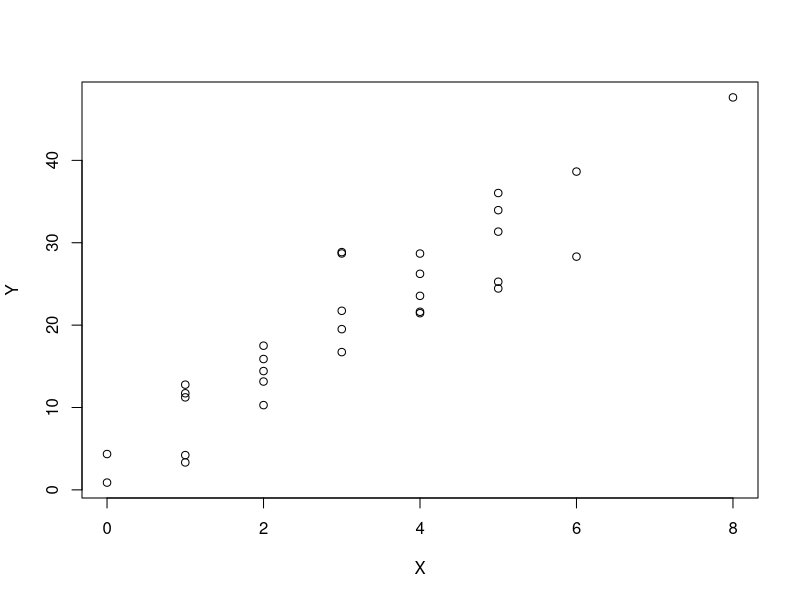
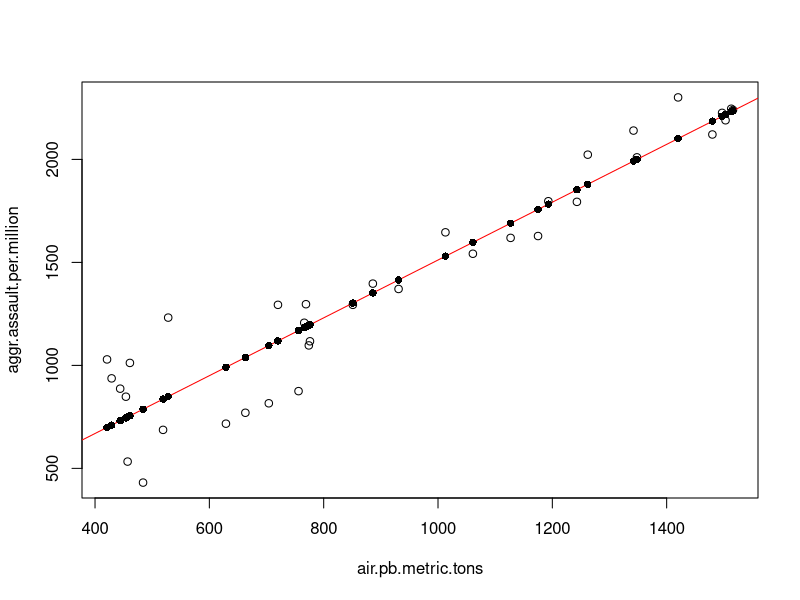
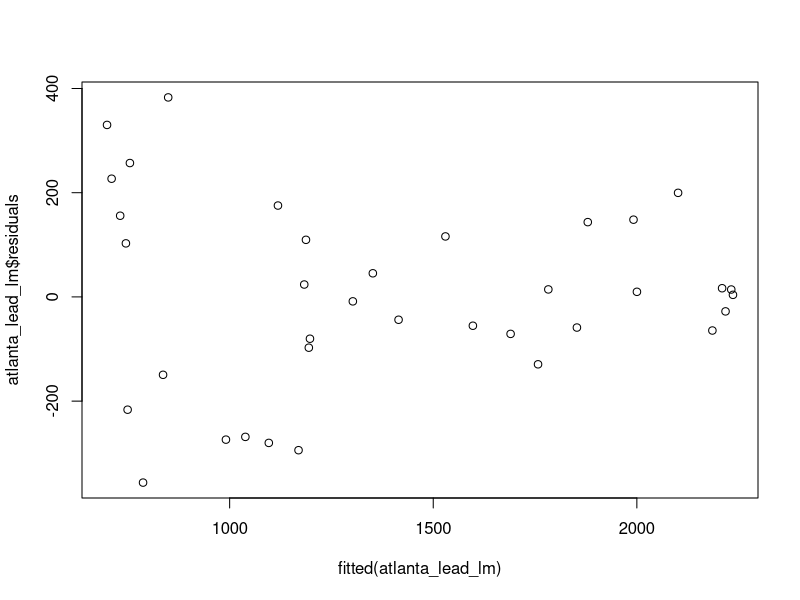
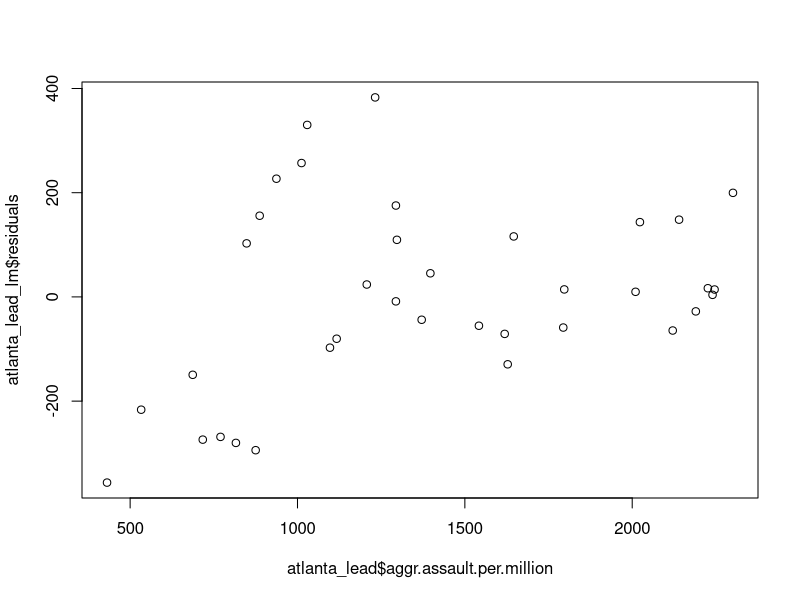
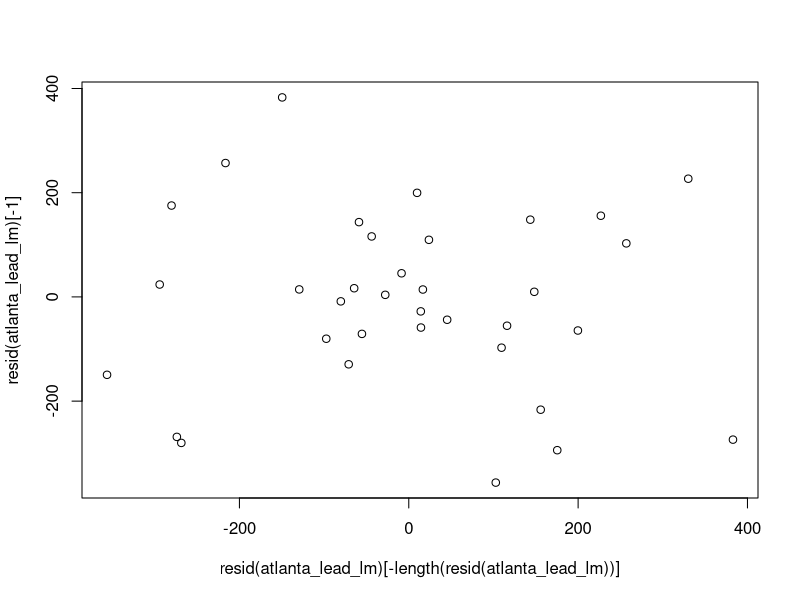
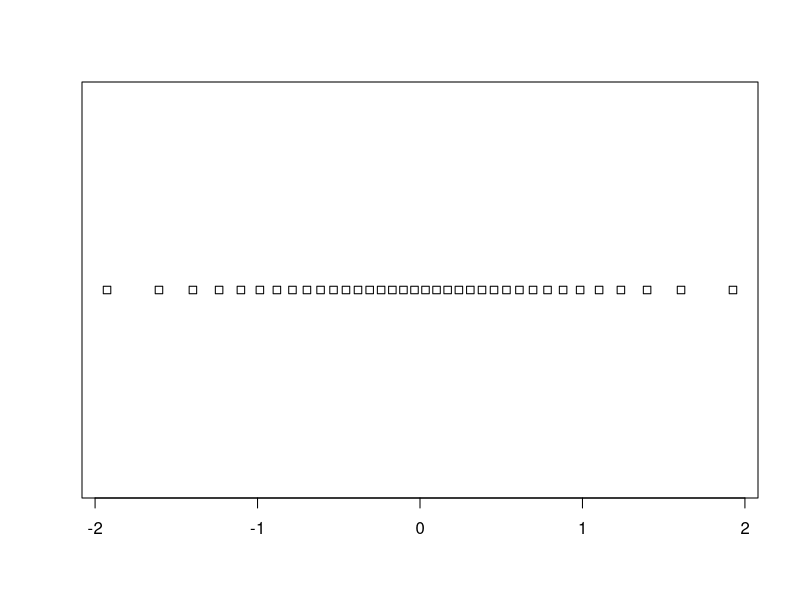
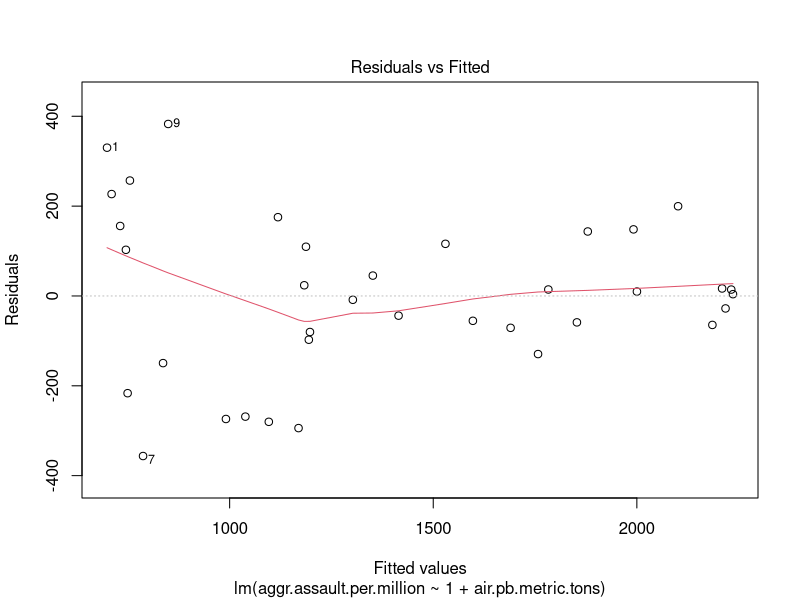
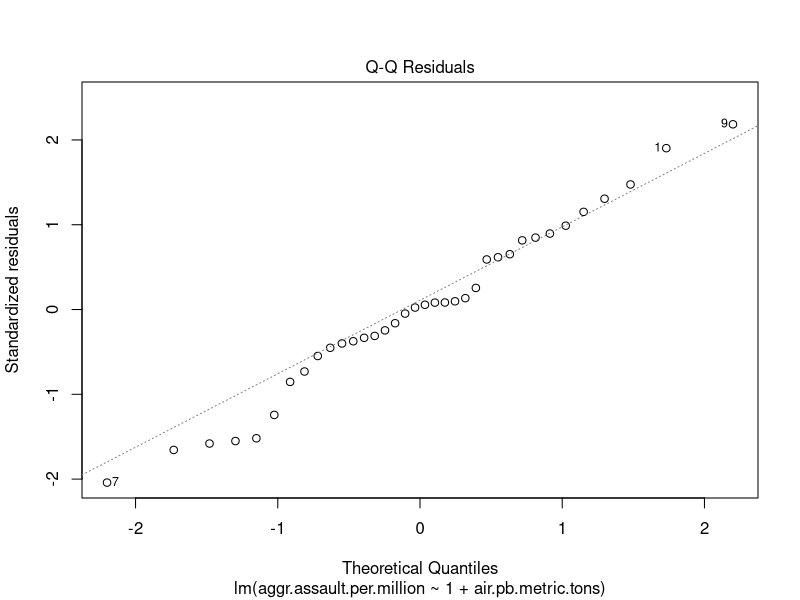

Recreate these plots in R, in order.
## ---- chunk 1
knitr::opts_chunk$set(echo = TRUE)
## ---- chunk 2
#There is no assumption that X follows any particular distribution
X <- rpois(30, lambda=3)
e <- rnorm(30, mean=0, sd=4)

Y <- 5 + 5*X + e

plot(X, Y)
## ---- chunk 3
lead_data <- read.csv("data/lead.csv")
atlanta_lead <- subset(lead_data, city=="Atlanta")
summary(atlanta_lead)

# if we call lm without storing it to a object
lm(aggr.assault.per.million ~ 1 + air.pb.metric.tons, data=atlanta_lead)
## ---- chunk 4
atlanta_lead_lm <- lm(aggr.assault.per.million ~ 1 + air.pb.metric.tons, data=atlanta_lead)
summary(atlanta_lead_lm)
## ---- chunk 5
plot(aggr.assault.per.million ~ air.pb.metric.tons, data=atlanta_lead)
abline(atlanta_lead_lm, col="red")

points(y=fitted(atlanta_lead_lm), x=atlanta_lead$air.pb.metric.tons, pch=16 )
## ---- chunk 6
atlanta_lead_lm$residuals
# or resid(atlanta_lead_lm)
# or residuals(atlanta_lead_lm)
## ---- chunk 7
plot(y=atlanta_lead_lm$residuals,
     x=fitted(atlanta_lead_lm))
## ---- chunk 8
plot(y=atlanta_lead_lm$residuals,
     x=atlanta_lead$aggr.assault.per.million)

## ---- chunk 9
#we look at the correlation between residuals and the 
# next residual
plot(x=resid(atlanta_lead_lm)[-length(resid(atlanta_lead_lm))], y= resid(atlanta_lead_lm)[-1])
#we're looking for independence between the residual values - no shape 
## ---- chunk 10
n <- nrow(atlanta_lead)

# Let's look at what 36 equally spaced quantiles would be
(1:36)/(37)

qs <- qnorm((1:36)/(37))
stripchart(qs)
## ---- chunk 11
plot(atlanta_lead_lm)
#You can run this to get just the first two plots
plot(atlanta_lead_lm, which=1:2)
## ---- chunk 12
par(mar=c(0,0,0,0))
par(mfrow=c(3,3))
qqnorm(rnorm(n))
qqnorm(rnorm(n))
qqnorm(rnorm(n))
qqnorm(rnorm(n))
qqnorm(rnorm(n))
qqnorm(rnorm(n))
qqnorm(rnorm(n))
qqnorm(rnorm(n))
qqnorm(rnorm(n))
par(mfrow=c(1,1))

#also the qqPlot function in the car library adds a 95% tolerance band
library(car)
qqPlot(residuals(atlanta_lead_lm))
## ---- chunk 13
summary(atlanta_lead_lm)

## ---- chunk 14
t <- (1.40375-1.3)/.08112

## ---- chunk 15
pt(t, df=34, lower.tail=FALSE)
## ---- chunk 16
predict(atlanta_lead_lm, newdata=data.frame(air.pb.metric.tons=1300))
## ---- chunk 17
predict(atlanta_lead_lm, newdata=data.frame(air.pb.metric.tons=1300), interval="confidence", level=.95)
## ---- chunk 18
predict(atlanta_lead_lm, newdata=data.frame(air.pb.metric.tons=1300), interval="prediction")
## ---- chunk 19
NMC <- 1000
b0 <- 0
b1 <- 1
plot(x=NA, y=NA, xlim=c(400,1400), ylim=c(0, 2000))
for(i in 1:NMC){
  #Generate data from a linear model
  X <- runif(30, 400, 1400)
  err <- rnorm(30, 0, sd=100)
  Y <- 100 + 1.4 * X + err

  myFit <- lm(Y ~ X)
  b0[i] <- unname(coefficients(myFit)[1])
  b1[i] <- unname(coefficients(myFit)[2])
  abline(myFit, col=rgb(0,0,0,.25))
}
y.est <- b0 + 1300*b1
quantile(y.est, c(.025, .975))
## ---- chunk 20
X <- rep(1300, 1000)
y.pred <- 100 + 1.4 * X + rnorm(1000, 0, sd=100)
quantile(y.pred, c(.025, .975))
## ---- chunk 21
par(mfrow=c(3,3))
par(mar=c(2,2,1,0))
scalar <- c(.1,1,10)
for(i in 1:3){
  for(j in 1:3){
    X <- seq(scalar[i]*1, scalar[i]*30, length.out=30)
    Y <- 10 + 2 * X + rnorm(length(X), 0, sd=5*scalar[j])
    plot(X, Y, main=ifelse(i==1, paste0("sigma=",5*scalar[j]),""))
    abline(lm(Y~X))    
  }
}


## ---- chunk 22
slopes <- 0; intercepts <- 0; #empty vectors
set.seed(1)
for(i in 1:500){
  X <- runif(30, min=10, max=20)
  Y <- 10 + 2 * X + rnorm(30, mean=0, sd=5)
  
  if(i==1){
    plot(X,Y)
  }
  linearFit <- lm(Y~X)
  abline(linearFit, col=rgb(0,0,0,.1))
  slopes[i] <- coef(linearFit)[2]
  intercepts[i] <- coef(linearFit)[1]
}
abline(a=10, b=2, col="red")
## ---- chunk 23
sd(intercepts)
sd(slopes)
## ---- chunk 24
summary(linearFit)$coefficients
## ---- chunk 25
Ylm <- lm(Y~X)
xrng <- seq(10,20,.5)
## ---- chunk 26
predict(Ylm, newdata=data.frame(X=16))
## ---- chunk 27
predict(Ylm, newdata=data.frame(X=16), interval="confidence")
## ---- chunk 28
CIconf <- predict(Ylm, newdata=data.frame(X=xrng), interval="confidence")
plot(X,Y)
abline(Ylm)
abline(10,2, col="red")
lines(x=xrng, y=CIconf[,2], col="black", lty=2)
lines(x=xrng, y=CIconf[,3], col="black", lty=2)
## ---- chunk 29
predict(Ylm, newdata=data.frame(X=16), interval="confidence")
## ---- chunk 30
10+2*16
## ---- chunk 31
contains42 <- 0
NMC <- 1000
for(i in 1:NMC){
  X <- runif(30, min=10, max=20)
  Y <- 10 + 2 * X + rnorm(30, mean=0, sd=5)
  Ylm <- lm(Y~X)
  CI <- predict(Ylm, newdata=data.frame(X=16), interval="confidence")[,2:3]
  contains42[i] <- CI[1]<=42 & CI[2]>=42
}
mean(contains42) #proportion of TRUEs in the results
## ---- chunk 32
Ylm <- lm(Y~X)
xrng <- seq(10,20,.5)
CIconf <- predict(Ylm, newdata=data.frame(X=xrng), interval="confidence")
CIpred <- predict(Ylm, newdata=data.frame(X=xrng), interval="prediction")
plot(X,Y)
abline(Ylm)
abline(10,2, col="red")
lines(x=xrng, y=CIconf[,2], col="black", lty=2)
lines(x=xrng, y=CIconf[,3], col="black", lty=2)
lines(x=xrng, y=CIpred[,2], col="blue", lty=2)
lines(x=xrng, y=CIpred[,3], col="blue", lty=2)
## ---- chunk 33
newX <- rep(16,1000)
newY <- 10 + 2 * newX + rnorm(1000, mean=0, sd=5)

Ylm <- lm(Y~X)
xrng <- seq(10,20,.5)
CIpred <- predict(Ylm, newdata=data.frame(X=xrng), interval="prediction")
plot(X,Y, ylim=range(newY))
abline(Ylm)
abline(10,2, col="red")
lines(x=xrng, y=CIpred[,2], col="blue", lty=2)
lines(x=xrng, y=CIpred[,3], col="blue", lty=2)
points(newX, newY, col=rgb(0,0,1,.1))

## ---- chunk 34
CI <- predict(Ylm, newdata=data.frame(X=16), interval="prediction")
mean(newY >= CI[2] & newY <= CI[3])
## ---- chunk 35
containsY <- 0
NMC <- 1000
for(i in 1:NMC){
  X <- runif(30, min=10, max=20)
  Y <- 10 + 2 * X + rnorm(30, mean=0, sd=5)
  Ylm <- lm(Y~X)
  newY <- 10 + 2 * 16 + rnorm(1, mean=0, sd=5)
  CI <- predict(Ylm, newdata=data.frame(X=16), interval="prediction")[,2:3]
  containsY[i] <- CI[1]<=newY & CI[2]>=newY
}
mean(containsY) #proportion of TRUEs in the results
